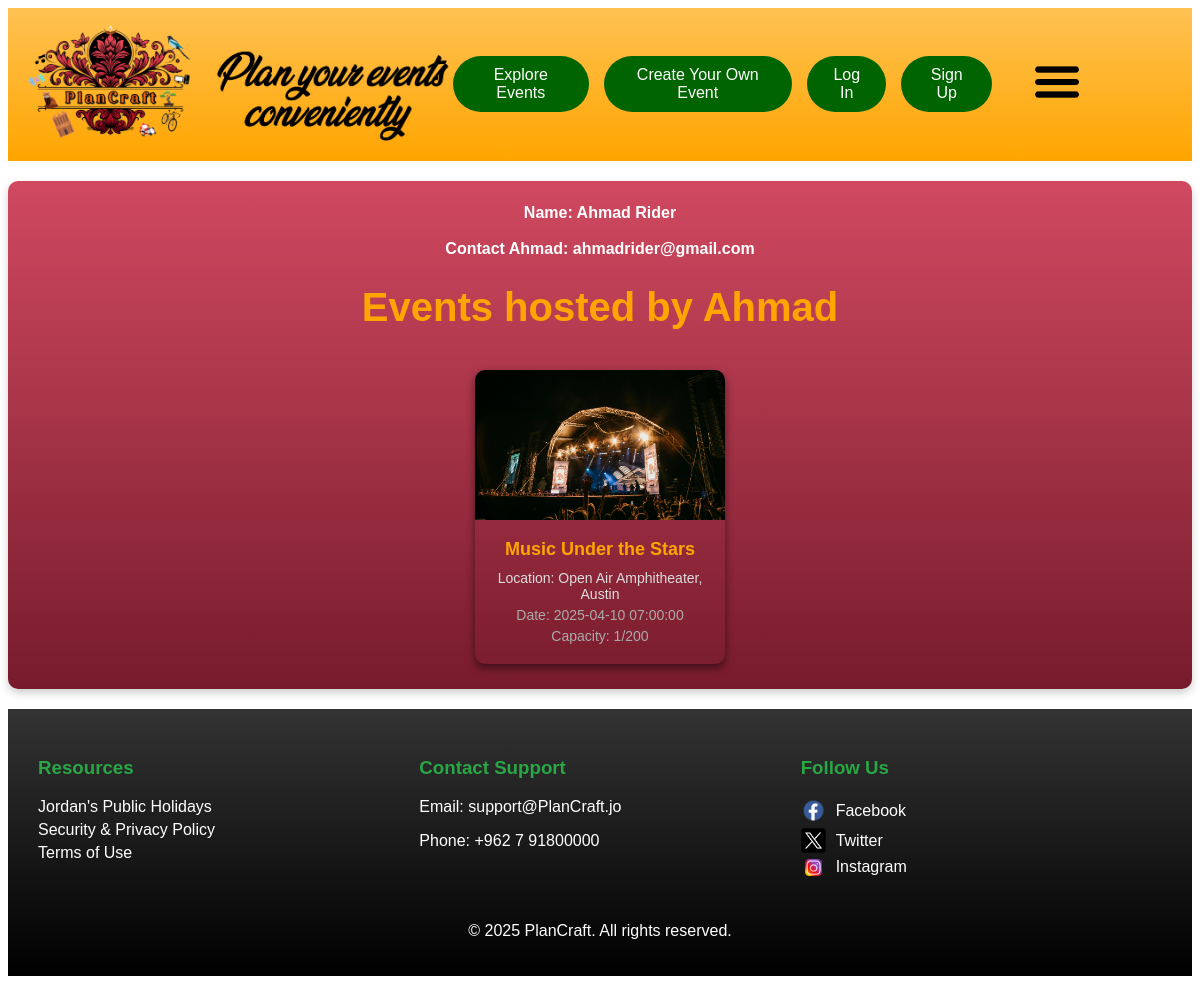
Screenshot of /profile.php?id=3 with the database file from the repository.
### tables this page shows
CREATE TABLE IF NOT EXISTS `credentials` (
  `ID` int NOT NULL AUTO_INCREMENT,
  `username` text NOT NULL,
  `first_name` varchar(50) NOT NULL,
  `last_name` varchar(50) DEFAULT NULL,
  `email` text NOT NULL,
  `password` text NOT NULL,
  `events` text NOT NULL,
  PRIMARY KEY (`ID`)
);

CREATE TABLE IF NOT EXISTS `events` (
  `ID` int NOT NULL AUTO_INCREMENT,
  `name` varchar(1000) NOT NULL,
  `date` datetime NOT NULL,
  `place` varchar(1000) NOT NULL,
  `capacity` int NOT NULL,
  `description` varchar(6000) DEFAULT NULL,
  `current_cap` int NOT NULL,
  `img` varchar(5000) NOT NULL,
  `host_id` int NOT NULL,
  PRIMARY KEY (`ID`),
  KEY `host_id` (`host_id`)
);

### profile.php (the view, shortened to what this page needs)
<!DOCTYPE html>
<html>
    <head>
        <link rel="stylesheet" href="style.css?v=<?php echo filemtime('style.css'); ?>">
        <?php
            $servername = "localhost";
            $username = "root";
            $password = "";
            $dbname = "webpage design project";
            $user_id = $_GET['id'];
            $conn = new mysqli($servername, $username, $password, $dbname);
            $sqluser = "SELECT * FROM credentials WHERE ID = '$user_id'";
            $resultuser = $conn->query($sqluser);
            if ($resultuser->num_rows > 0) {
                $user = $resultuser->fetch_assoc();
            } else {
                die("404 profile not found");
            }
        ?>
    </head>
    <body>
        <header id="header_part">
            <div class="logo">
                <a class="link-wrapper" href="index.php">
                    <img class="logo-img-header" id="h_logo" src="images/PlanCraft Long Logo.png" alt="PlanCraft Long Logo">
                </a>
            </div>
            <div id="s_header">
                <a class="eventbtn big-screen-btn" href="events.php">Explore Events</a>
                <?php
                    if (!isset($_SESSION['user'])) {
                        echo '
                            <a class="eventbtn big-screen-btn" href="login.php">Create Your Own Event</a>
                            <a class="eventbtn big-screen-btn" href="login.php">Log In</a>
                            <a class="eventbtn big-screen-btn" href="signup.php">Sign Up</a>
                        ';
                    }
                ?>
                <nav class="nav_class">
                    <div class="dropdown">
                        <img class="menu-icon" src="images/Menu Image.png" alt="Menu Icon" width="50">
                    </div>
                </nav>
            </div>
        </header>
        <div class="profile-box">
                <p class="profile-info">Name: <?php echo $user['first_name'] . ' ' . $user['last_name'] ?></p>
                <p class="profile-info">Contact <?php echo $user['first_name'] . ': ' . $user['email'] ?></p>
                <h1> Events hosted by <?php echo $user['first_name'] ?></h1>
            <div class="events-grid-profile">
                <?php
                    $sql = "SELECT * FROM events WHERE host_id = '$user_id'";
                    $result = $conn->query($sql);
                    if ($result->num_rows > 0) {
                        while ($row = $result->fetch_assoc()) {
                            $image = "";
                            if ($row['img'] != NULL && $row['img'] != "") {
                                $image = '<img src="' . $row['img'] . '" alt="' . $row['name'] . '" class="event-image">';
                            }
                            echo '
                                <div class="event-box-profile">
                                    <a class="link-wrapper" href="event.php?id=' . $row['ID'] . '">'
                                        . $image .
                                        '<div class="event-content">
                                            <div class="event-name">' . $row['name'] . '</div>
                                            <div class="event-location">Location: ' . $row['place'] . '</div>
                                            <div class="event-datetime">Date: ' . $row['date'] . '</div>
                                            <div class="event-datetime">Capacity: ' . $row['current_cap'] . '/' . $row['capacity'] . '</div>
                                        </div>
                                    </a>
                                </div>
                            ';
                        }
                    } else {
                        echo "No events found.";
                    }
                ?>
            </div>
        </div>
        <footer>
            <div class="footer-container">
                <div class="footer-section">
                    <h3>Resources</h3>
                    <ul>
                        <li><a href="holidays.php">Jordan's Public Holidays</a></li>
                        <li><a href="privacy_policy.php">Security & Privacy Policy</a></li>
                        <li><a href="terms_of_use.php">Terms of Use</a></li>
                    </ul>
                </div>
                <div class="footer-section">
                    <h3>Contact Support</h3>
                    <p>Email: support@PlanCraft.jo</p>
                    <p>Phone: +962 7 91800000</p>
                </div>
                <div class="footer-section">
                    <h3>Follow Us</h3>
                    <ul class="social-media">
                        <li>
                            <a href="https://www.facebook.com/" target="_blank">
                                <img src="images/facebook_icon.png" alt="Facebook" class="social-icon" />
                                Facebook
                            </a>
                        </li>
                        <li>
                            <a href="https://x.com/?lang=en" target="_blank">
                                <img src="images/twitter_icon.png" alt="Twitter" class="social-icon" />
                                Twitter
                            </a>
                        </li>
                        <li>
                            <a href="https://www.instagram.com/" target="_blank">
                                <img src="images/instagram_icon.png" alt="Instagram" class="social-icon" />
                                Instagram
                            </a>
                        </li>
                    </ul>
                </div>
            </div>
            <div class="footer-bottom">
                <p>&copy; 2025 PlanCraft. All rights reserved.</p>
            </div>
        </footer>
    </body>
</html>

### style.css (style rules this page uses)
#header_part { display: flex; justify-content: space-between; align-items: center; padding: 10px 20px; background-color: orange; background-image: linear-gradient(rgb(255, 194, 82), orange); }
.logo { width: 450px; }
.logo-img-header { width: 100%; }
#h_logo { border-radius: 0%; }
#s_header { display: flex; align-items: center; }
.eventbtn { display: inline-block; padding: 10px 20px; border-radius: 50px; background-color: darkgreen; color: white; text-align: center; text-decoration: none; margin-right: 15px; transition: background-color 0.3s ease; }
.menu-icon { cursor: pointer; margin-left: 25px; margin-right: 90px; transition: transform 0.3s ease; }
.nav_class { position: relative; justify-content: center; }
.dropdown { position: relative; }
body { font-family: Arial, sans-serif; }
footer { background-color: #333; background-image: linear-gradient(#333, #000); color: white; padding: 20px; }
.footer-container { display: flex; justify-content: space-between; flex-wrap: wrap; }
.footer-section { flex: 1; margin: 10px; min-width: 200px; }
.footer-section h3 { color: #28a745; }
.footer-section p { font-size: 1 em; }
.footer-section ul { list-style-type: none; padding: 0; }
.footer-section ul li { margin: 5px 0; }
.footer-section a { color: white; text-decoration: none; }
.footer-bottom { text-align: center; margin-top: 20px; }
.social-media { list-style-type: none; padding: 0; }
.social-media li { margin: 5px 0; }
.social-media a { color: white; text-decoration: none; display: flex; align-items: center; }
.social-icon { width: 25px; height: auto; margin-right: 10px; }
.profile-box { width: 100%; margin: 20px auto; padding: 5px 0px; background-image: linear-gradient(#D04960, #771B2C); border-radius: 10px; box-shadow: 0 4px 8px rgba(0, 0, 0, 0.2); color: white; text-align: center; font-family: Arial, sans-serif; }
.profile-box h1 { margin-bottom: 20px; color: orange; font-size: 40px; }
.profile-box p { margin: 8px 0; font-size: 16px; color: white; }
.events-grid-profile { display: grid; grid-template-columns: repeat(auto-fit, minmax(250px ,15%)); justify-content: center; gap: 20px; padding: 20px; }
.event-box-profile { border-radius: 10px; overflow: hidden; box-shadow: 0 4px 8px rgba(0, 0, 0, 0.5); color: white; transition: transform 0.3s ease, box-shadow 0.3s ease; }
.event-image { width: 100%; height: 150px; object-fit: cover; }
.event-content { padding: 15px; }
.event-name { font-size: 18px; font-weight: bold; margin-bottom: 10px; color: orange; }
.event-location, .event-datetime { font-size: 14px; margin-bottom: 5px; }
.event-location { color: #ddd; }
.event-datetime { color: #aaa; }
.link-wrapper { all: unset; cursor: pointer; display: block; text-decoration: none; height: 100%; }
.profile-info { font-weight: bold; padding-top: 10px; }

### rows the page displays
credentials: first_name "Ahmad", last_name "Rider", email "ahmadrider@gmail.com"
events: img (picture), name "Music Under the Stars", place "Open Air Amphitheater, Austin", date "2025-04-10 07:00:00", current_cap "1", capacity "200"
